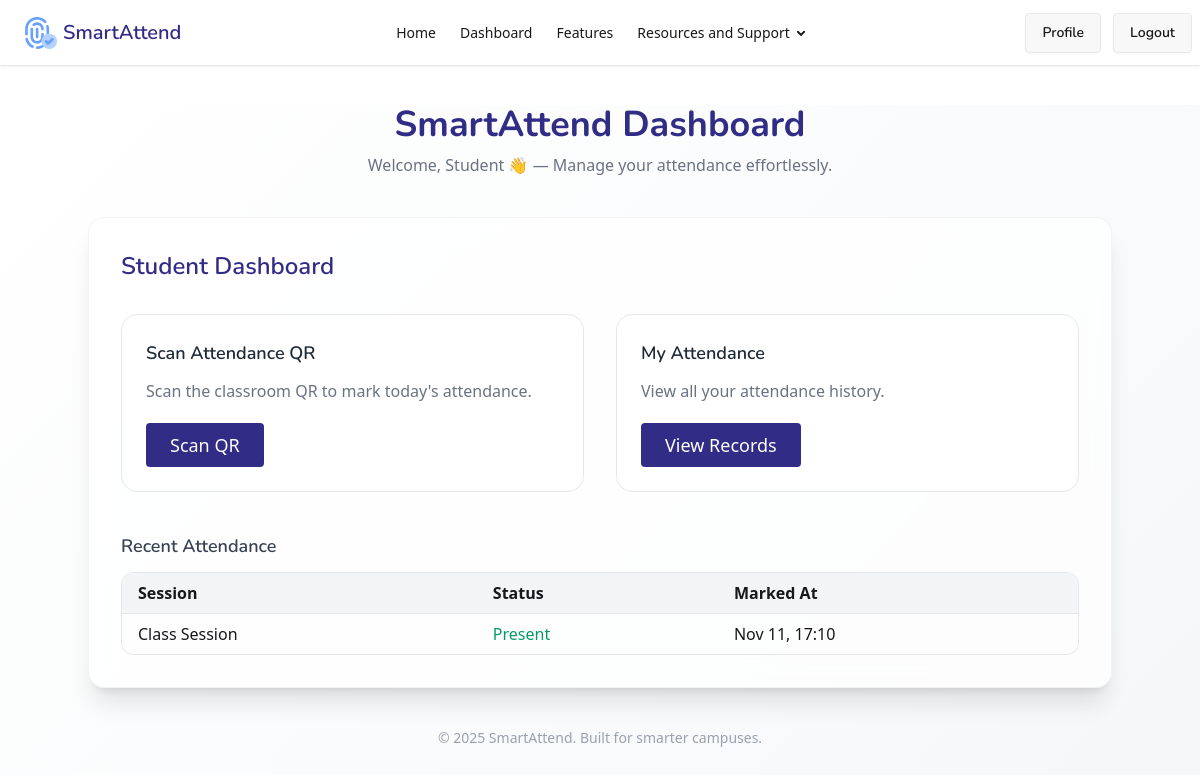
The app's page /dashboard/ (signed in) with its own data.
### attendance/models.py (models this page shows, shortened)
class CustomUser(AbstractUser):
    ROLE_CHOICES = (
        ('student', 'Student'),
        ('teacher', 'Teacher'),
    )
    role = models.CharField(max_length=10, choices=ROLE_CHOICES)
    department = models.CharField(max_length=100, blank=True, null=True)
    roll_number = models.CharField(max_length=50, blank=True, null=True)
    subject = models.CharField(max_length=100, blank=True, null=True)

class Attendance(models.Model):
    student = models.ForeignKey(CustomUser, on_delete=models.CASCADE, limit_choices_to={'role': 'student'})
    session = models.ForeignKey(ClassSession, on_delete=models.CASCADE)
    status = models.CharField(max_length=20, default='Present')
    marked_at = models.DateTimeField(auto_now_add=True)
    class Meta:
        unique_together = ('student', 'session')

### attendance/views.py (the view)
# urls.py: path('dashboard/', views.dashboard, name="app-dashboard"),
@login_required
def dashboard(request):
    sessions = None
    records = None
    session_labels_json = "[]"
    session_counts_json = "[]"
    if request.user.role == "teacher":
        sessions = ClassSession.objects.filter(teacher=request.user).order_by("-created_at")
        session_labels = [f"Session {i+1}" for i in range(len(sessions))]
        session_counts = [Attendance.objects.filter(session=s).count() for s in sessions]
        session_labels_json = json.dumps(session_labels)
        session_counts_json = json.dumps(session_counts)
        for s in sessions:
            s.count = Attendance.objects.filter(session=s).count()
        return render(request, "attendance/dashboard.html", {
            "is_teacher": True,
            "sessions": sessions,
            "records": records,
            "session_labels": session_labels_json,
            "session_counts": session_counts_json,
        })
    else:
        records = Attendance.objects.filter(
            student=request.user
        ).select_related("session").order_by("-marked_at")[:10]
        return render(request, "attendance/dashboard.html", {
            "is_teacher": False,
            "records": records,
        })

### attendance/templates/attendance/dashboard.html (shortened to what this page needs)
{% extends 'attendance/base.html' %}
{% block bodyblock %}
<div class="min-h-screen flex flex-col items-center justify-start bg-gradient-to-br from-white via-gray-50 to-gray-100 mt-10">
  <div class="text-center mb-10">
    <h1 class="text-4xl font-bold text-indigo-900 font-[Nunito]">SmartAttend Dashboard</h1>
    <p class="text-gray-500 mt-2">
      Welcome, {{ user.username|title }} 👋 — Manage your attendance effortlessly.
    </p>
  </div>
  <div class="w-full max-w-5xl bg-white/70 backdrop-blur-md shadow-xl rounded-2xl p-8 border border-gray-200/50">
    {% if user.is_authenticated and user.role == 'student' %}
    <h2 class="text-2xl font-semibold mb-8 text-indigo-900 font-[Nunito]">Student Dashboard</h2>
    <div class="grid md:grid-cols-2 gap-8">
      <div class="p-6 rounded-2xl bg-white border border-gray-200 hover:shadow-lg transition-all duration-300">
        <h3 class="text-lg font-semibold text-gray-800 mb-3 font-[Nunito]">Scan Attendance QR</h3>
        <p class="text-gray-500 mb-5">Scan the classroom QR to mark today's attendance.</p>
        <a href="{% url 'scan_qr_page' %}">
          <button class="inline-flex text-white bg-[#312c85] border-0 py-2 px-6 hover:bg-[#251f6d] rounded text-lg">
            Scan QR
          </button>
        </a>
      </div>
      <div class="p-6 rounded-2xl bg-white border border-gray-200 hover:shadow-lg transition-all duration-300">
        <h3 class="text-lg font-semibold text-gray-800 mb-3 font-[Nunito]">My Attendance</h3>
        <p class="text-gray-500 mb-5">View all your attendance history.</p>
        <a href="#">
          <button class="inline-flex text-white bg-[#312c85] border-0 py-2 px-6 hover:bg-[#251f6d] rounded text-lg">
            View Records
          </button>
        </a>
      </div>
    </div>
    <div class="mt-10">
      <h3 class="text-lg font-semibold mb-3 text-gray-700 font-[Nunito]">Recent Attendance</h3>
      {% if records %}
      <div class="overflow-x-auto rounded-xl border border-gray-200">
        <table class="min-w-full divide-y divide-gray-200 text-left">
          <thead class="bg-gray-100">
            <tr>
              <th class="py-2 px-4">Session</th>
              <th class="py-2 px-4">Status</th>
              <th class="py-2 px-4">Marked At</th>
            </tr>
          </thead>
          <tbody class="divide-y divide-gray-100">
            {% for r in records %}
            <tr>
              <td class="py-2 px-4">{{ r.session.title|default:"Class Session" }}</td>
              <td class="py-2 px-4 text-emerald-600 font-medium">{{ r.status }}</td>
              <td class="py-2 px-4">{{ r.marked_at|date:"M d, H:i" }}</td>
            </tr>
            {% endfor %}
          </tbody>
        </table>
      </div>
      {% else %}
        <p class="text-gray-500 mt-3">No attendance recorded yet.</p>
      {% endif %}
    </div>
    {% endif %}
  </div>
  <p class="text-gray-400 text-sm mt-10 mb-6">
    © 2025 SmartAttend. Built for smarter campuses.
  </p>
</div>
{% endblock %}

### records on screen
CustomUser: username "Student"
Attendance: session "Class Session", status "Present", marked_at "Nov 11, 17:10"
